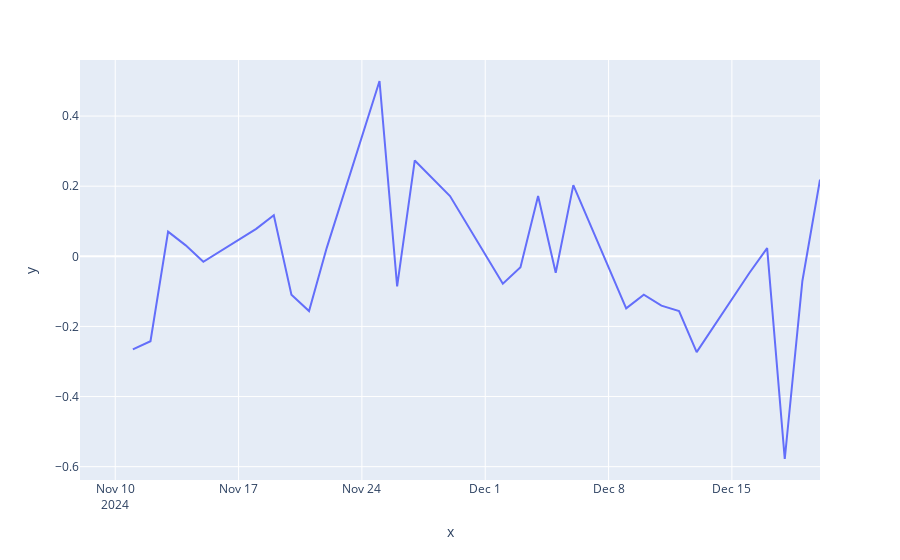

Notebook code cell kept with this figure:
### Code cell
px.line(x=df['Date'].tail(30),y=df['Close'].tail(30).diff())

### Figure 1 — Plotly figure (JSON) as saved in the notebook; plotly's stock layout.template omitted (floating-point values rounded to 4 significant figures)
{"data": [{"hovertemplate": "x=%{x}<br>y=%{y}<extra></extra>", "legendgroup": "", "line": {"color": "#636efa", "dash": "solid"}, "marker": {"symbol": "circle"}, "mode": "lines", "name": "", "orientation": "v", "showlegend": false, "type": "scatter", "x": ["2024-11-08T00:00:00", "2024-11-11T00:00:00", "2024-11-12T00:00:00", "2024-11-13T00:00:00", "2024-11-14T00:00:00", "2024-11-15T00:00:00", "2024-11-18T00:00:00", "2024-11-19T00:00:00", "2024-11-20T00:00:00", "2024-11-21T00:00:00", "2024-11-22T00:00:00", "2024-11-25T00:00:00", "2024-11-26T00:00:00", "2024-11-27T00:00:00", "2024-11-29T00:00:00", "2024-12-02T00:00:00", "2024-12-03T00:00:00", "2024-12-04T00:00:00", "2024-12-05T00:00:00", "2024-12-06T00:00:00", "2024-12-09T00:00:00", "2024-12-10T00:00:00", "2024-12-11T00:00:00", "2024-12-12T00:00:00", "2024-12-13T00:00:00", "2024-12-16T00:00:00", "2024-12-17T00:00:00", "2024-12-18T00:00:00", "2024-12-19T00:00:00", "2024-12-20T00:00:00"], "xaxis": "x", "y": [null, -0.2656, -0.2422, 0.07031, 0.03125, -0.01562, 0.07812, 0.1172, -0.1094, -0.1562, 0.02344, 0.5, -0.08594, 0.2734, 0.1719, -0.07812, -0.03125, 0.1719, -0.04688, 0.2031, -0.1484, -0.1094, -0.1406, -0.1562, -0.2734, -0.04688, 0.02344, -0.5781, -0.07031, 0.2188], "yaxis": "y"}], "layout": {"legend": {"tracegroupgap": 0}, "margin": {"t": 60}, "xaxis": {"anchor": "y", "domain": [0, 1], "title": {"text": "x"}}, "yaxis": {"anchor": "x", "domain": [0, 1], "title": {"text": "y"}}}}
